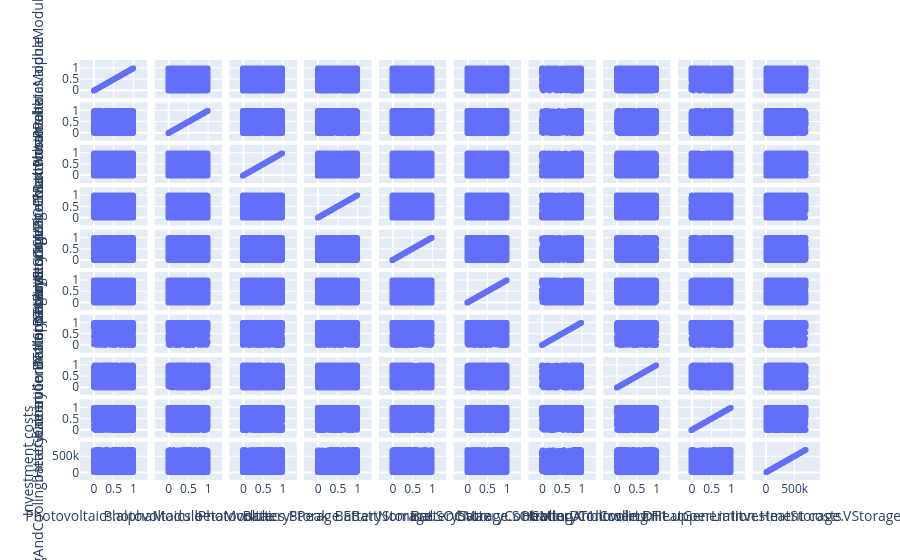

Notebook code cell kept with this figure:
### Code cell
ex.scatter_matrix(data.to_pandas(), dimensions=dec_vars + [objs[0]])

### Figure 1 — Plotly figure (JSON) as saved in the notebook; plotly's stock layout.template omitted (floating-point values rounded to 4 significant figures; data arrays with more than 128 entries replaced by an {"elided": "..."} marker saying what was removed)
{"data": [{"dimensions": [{"axis": {"matches": true}, "label": "Photovoltaics.alphaModule", "values": {"elided": "20699 float values"}}, {"axis": {"matches": true}, "label": "Photovoltaics.betaModule", "values": {"elided": "20699 float values"}}, {"axis": {"matches": true}, "label": "Photovoltaics.PPeak", "values": {"elided": "20699 float values"}}, {"axis": {"matches": true}, "label": "BatteryStorage.EBattNominal", "values": {"elided": "20699 float values"}}, {"axis": {"matches": true}, "label": "BatteryStorage.SOCMax", "values": {"elided": "20699 float values"}}, {"axis": {"matches": true}, "label": "BatteryStorage.SOCMin", "values": {"elided": "20699 float values"}}, {"axis": {"matches": true}, "label": "batteryControllerDT1.lowerLimit", "values": {"elided": "20699 float values"}}, {"axis": {"matches": true}, "label": "batteryControllerDT1.upperLimit", "values": {"elided": "20699 float values"}}, {"axis": {"matches": true}, "label": "HeatingAndCooling.HeatGeneration.HeatStorage.VStorage", "values": {"elided": "20699 float values"}}, {"axis": {"matches": true}, "label": "Investment costs", "values": {"elided": "20699 float values"}}], "hovertemplate": "%{xaxis.title.text}=%{x}<br>%{yaxis.title.text}=%{y}<extra></extra>", "legendgroup": "", "marker": {"color": "#636efa", "symbol": "circle"}, "name": "", "showlegend": false, "type": "splom"}], "layout": {"dragmode": "select", "legend": {"tracegroupgap": 0}, "margin": {"t": 60}}}
